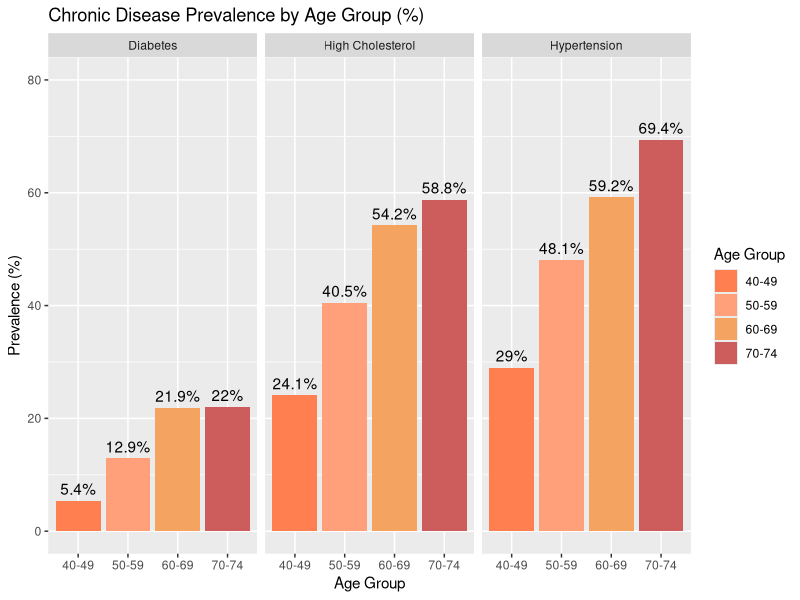
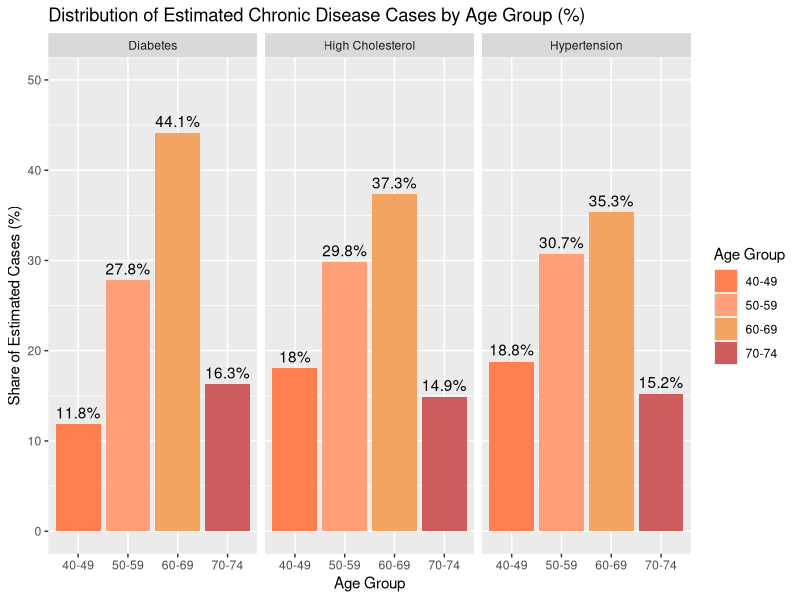

Reproduce these figures in R, in order.
# Sources: NPHS 2024 and SingStat 2026

library(data.table)
library(ggplot2)

# FACET CHART 1
# Chronic Disease Prevalence by Age Group (%)

disease.dt <- data.frame(
  AgeGroup = rep(c("40-49", "50-59", "60-69", "70-74"),3),
  Disease = rep(c("Hypertension","High Cholesterol","Diabetes"),each=4),
  Prevalence = c(29.0, 48.1, 59.2, 69.4,
               24.1, 40.5, 54.2, 58.8,
               5.4, 12.9, 21.9, 22.0))

disease.dt$AgeGroup <- factor(disease.dt$AgeGroup, ordered = T, levels = c("40-49","50-59","60-69","70-74"))
disease.dt$Disease <- factor(disease.dt$Disease)

ggplot(data=disease.dt, aes(x = AgeGroup, y = Prevalence, fill = AgeGroup)) +
  geom_bar(stat ="identity") +
  geom_text(aes(label = paste0(Prevalence, "%")), vjust = -0.5) +
  facet_grid(.~Disease) +
  scale_fill_manual(values = c("coral", "lightsalmon" , "sandybrown", "indianred")) +
  labs(title = "Chronic Disease Prevalence by Age Group (%)",
       x = "Age Group", y = "Prevalence (%)", fill = "Age Group") +
  ylim(0, 80)

# FACET CHART 2
# Distribution of Estimated Chronic Disease Cases by Age Group (%)

# Import SingStat population data
setwd("~/Downloads")
population.dt <- fread("SingaporePopulationDataGovSG.csv")

# Identify column names
names(population.dt)

# Calculate 2024 population by age group
population <- c(
  sum(population.dt[[4]][43:52]),  # 40 to 49
  sum(population.dt[[4]][53:62]),  # 50 to 59
  sum(population.dt[[4]][63:72]),  # 60 to 69
  sum(population.dt[[4]][73:77])   # 70 to 74
)

print(population)

# Add population figures
disease2.dt <- disease.dt

# Calculate estimated cases
disease2.dt$Population <- rep(population, 3)
disease2.dt$EstimatedCases <- disease2.dt$Population * disease2.dt$Prevalence / 100

View(disease2.dt)

# Calculate percentage of estimated cases by age group (adding the percentage column into disease2.dt)
disease2.dt$CasePercent <- c(
  disease2.dt$EstimatedCases[1:4] / sum(disease2.dt$EstimatedCases[1:4]) * 100,
  disease2.dt$EstimatedCases[5:8] / sum(disease2.dt$EstimatedCases[5:8]) * 100,
  disease2.dt$EstimatedCases[9:12] / sum(disease2.dt$EstimatedCases[9:12]) * 100
)

View(disease2.dt)

ggplot(data = disease2.dt, aes(x = AgeGroup, y = CasePercent, fill = AgeGroup)) +
  geom_bar(stat = "identity") +
  geom_text(aes(label = paste0(round(CasePercent, 1), "%")), vjust = -0.5) +
  facet_grid(.~Disease) +
  scale_fill_manual(values = c("coral", "lightsalmon" , "sandybrown", "indianred")) +
  labs(title = "Distribution of Estimated Chronic Disease Cases by Age Group (%)",
       x = "Age Group", y = "Share of Estimated Cases (%)", fill = "Age Group") +
  ylim(0, 50)

# Total cases by each disease
# hypertension
sum(disease2.dt$EstimatedCases[1:4])

# high cholesterol
sum(disease2.dt$EstimatedCases[5:8])

# diabetes
sum(disease2.dt$EstimatedCases[9:12])
